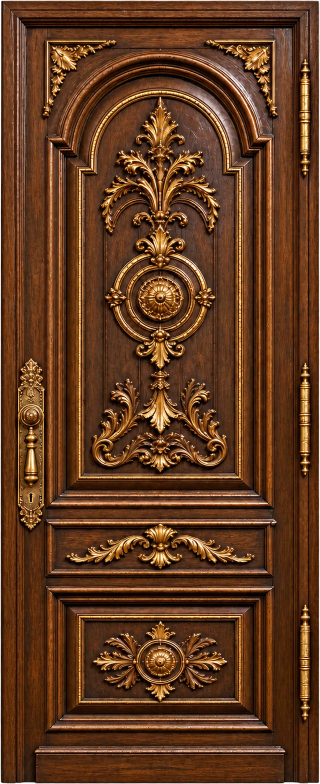
#> input picture assets/images/door-right-640w.webp, 640 x 1568 px (shown at 1/2 size)
$ python oil-paint.py ../assets/images/door-right-640w.webp
#> lines starting #> are read from the running program, lines starting #| are printed output that depends on the picture
#!/usr/bin/env python3
"""Doi RUOT ANH trong khung sang tranh son dau, giu nguyen khung va vien.

    python3 tools/oil-paint.py <file.webp> ...          # ghi ra ban -oil
    python3 tools/oil-paint.py --box <file.webp> ...    # chi ve o da do duoc

Anh tranh gom ba phan: vien ngoai trong suot, khung vang cham tro, va ruot anh
chup o giua. Chi ruot anh duoc doi; dat hieu ung len ca khung thi net cham tro
va chuyen sac vang se vo thanh dom mau.

Cach do o ruot: di tu tam ra bon phia, dung lai khi gap mot doan lien tuc mau
SANG VA NHAT (tam mat / vien trong cua khung). Tam mat luon nam giua khung va
ruot anh nen day la ranh gioi dang tin nhat ma khong can AI.
"""
import sys
from pathlib import Path
from PIL import Image, ImageChops, ImageDraw, ImageEnhance, ImageFilter


def photo_box(im: Image.Image):
    """Tra ve (l, t, r, b) cua ruot anh chup ben trong khung.

    Hai cach do truoc deu hong: di tu tam ra thi dung ngay giua bo hoa sang mau,
    con dem pixel "giong khung" thi san go va hoa hong am mau cung bi tinh la
    vang cua khung. Cach nay dem nguoc lai - chi dem pixel KHONG THE la khung:
    mau lanh, xanh la, hay gan den. Khung vang cham tro va tam mat khong bao gio
    sinh ra nhung mau do, nen do theo cot/hang thi phan khung ra dung 0.00 con
    ruot anh luon > 0 (do tren ca 28 buc). Cat theo phan tram khoi luong chu
    khong theo doan lien tuc: mot vet am mau vat ngang ruot anh se lam dut doan
    lien tuc, con cat theo khoi luong thi khong he hap gi.
    """
    rgb = im.convert('RGB')
    w, h = rgb.size
    px = rgb.load()
    alpha = im.convert('RGBA').getchannel('A').load()
    step = max(1, min(w, h) // 300)
    xs = range(0, w, step)
    ys = range(0, h, step)

    def alien(x, y):
        if alpha[x, y] < 200:
            return False                     # vien trong suot quanh khung
        r, g, b = px[x, y]
        mx, mn = max(r, g, b), min(r, g, b)
        sat = 0 if mx == 0 else (mx - mn) / mx
        if mx < 45 and sat < 0.55:
            return True                      # gan den: khung khong co vung nay
        if b > g + 6 or g > r + 6:
            return True                      # lanh / tim / xanh la
        return sat > 0.15 and not (r >= g >= b)   # am mau nhung sai thu tu vang

    cols = [sum(alien(x, y) for y in ys) for x in xs]
    rows = [sum(alien(x, y) for x in xs) for y in ys]

    def span(counts, size):
        total = sum(counts)
        if not total:
            return 0, size
        edge = total * 0.004      # bo 0.4% hai dau: vai pixel lac trong khung
        i, run = 0, 0
        while i < len(counts) - 1 and run + counts[i] <= edge:
            run += counts[i]
            i += 1
        j, run = len(counts) - 1, 0
        while j > i and run + counts[j] <= edge:
            run += counts[j]
            j -= 1
        return i * step, min(size, (j + 1) * step)

    l, r = span(cols, w)
    t, b = span(rows, h)
    return (l, t, r, b)


def canvas(size, scale=2):
    w, h = size
    small = Image.effect_noise((max(1, w // scale), max(1, h // scale)), 20).convert('L')
    return small.resize(size, Image.BILINEAR).filter(ImageFilter.GaussianBlur(0.4))


def oil(im: Image.Image, strength: float = 1.0) -> Image.Image:
    """Chi goi cho RUOT anh. Khong posterize: chuyen sac bi be thanh soc mau.

    Ruot anh o day nhieu khi la anh chup man hinh dien thoai: quet ModeFilter
    len thang thi chu tin nhan nhoe thanh vet. Nen sau khi quet ve, cho anh goc
    quay lai o nhung cho co NET MANH (chu, vien vat) qua mot mat na canh - mang
    mau phang van thanh ve son dau, con chu van doc duoc.
    """
    im = im.convert('RGB')
    n = max(3, int(min(im.size) * 0.014 * strength)) | 1
    strokes = im.filter(ImageFilter.ModeFilter(n))          # gom ve thanh mang mau
    strokes = strokes.filter(ImageFilter.ModeFilter(max(3, (n // 2) | 1)))
    strokes = strokes.filter(ImageFilter.MedianFilter(3))
    strokes = ImageChops.blend(strokes, strokes.filter(ImageFilter.SHARPEN), 0.35)

    keep = im.convert('L').filter(ImageFilter.FIND_EDGES)
    keep = keep.filter(ImageFilter.MaxFilter(5)).filter(ImageFilter.GaussianBlur(1.2))
    keep = keep.point(lambda v: min(255, int(v * 3.2)))
    out = Image.composite(im, strokes, keep)

    bump = canvas(im.size).filter(ImageFilter.EMBOSS).convert('RGB')
    out = ImageChops.blend(out, ImageChops.soft_light(out, bump), 0.5)
    weave = canvas(im.size, 1).convert('RGB')
    out = ImageChops.blend(out, ImageChops.overlay(out, weave), 0.10)
    return ImageEnhance.Color(out).enhance(0.95)


def main(argv):
    only_box = '--box' in argv
    for p in map(Path, [a for a in argv if not a.startswith('--')]):
        im = Image.open(p)
#> im is the input picture: PIL image 640x1568 RGBA; mean R, G, B, A 96, 56, 28.8, 250.8
        box = photo_box(im)
#> box = (42, 54, 622, 1558)
        if only_box:
            shot = im.convert('RGB')
            ImageDraw.Draw(shot).rectangle(box, outline=(255, 0, 0), width=4)
            out = p.with_name(p.stem + '-box.png')
            shot.save(out)
            print(f'{p.name}: o ruot {box} -> {out.name}')
            continue
        done = im.copy()
        done.paste(oil(im.crop(box)), box)
#> in oil, `im = im.convert('RGB')`:
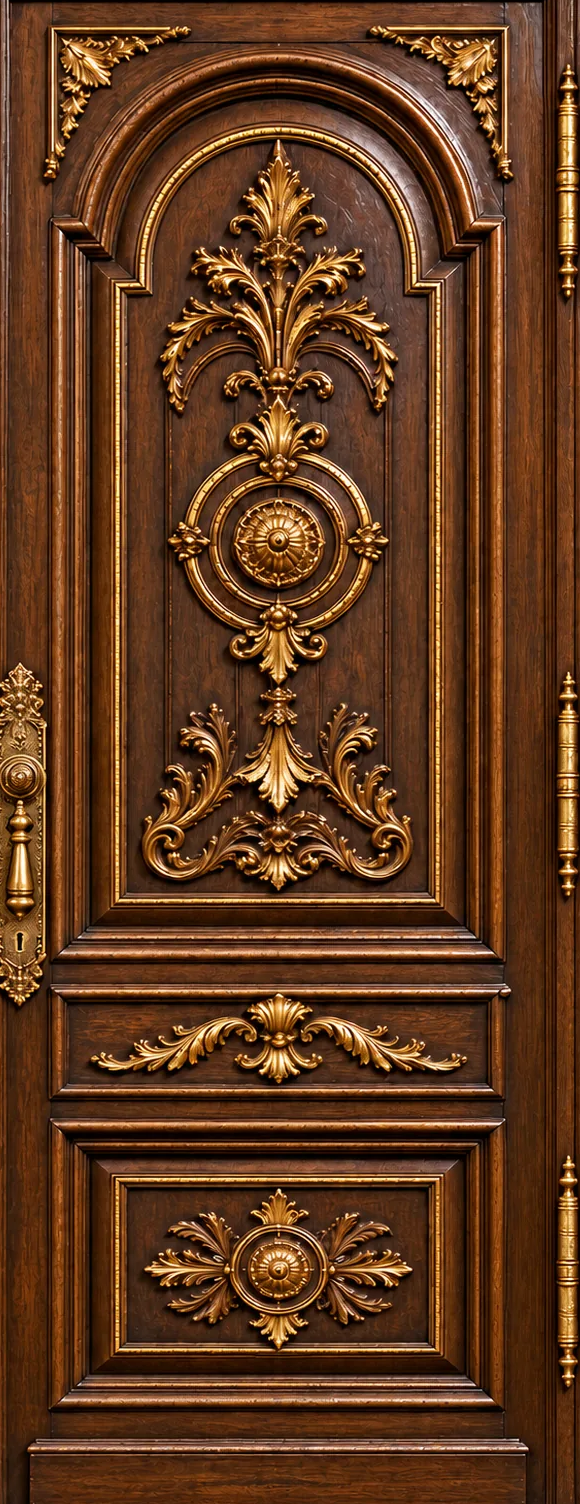
#> im: PIL image 580x1504 RGB; mean R, G, B 97.5, 57.8, 30.4
#> in oil, `strokes = strokes.filter(ImageFilter.ModeFilter(max(3, (n // 2) | 1)))`:
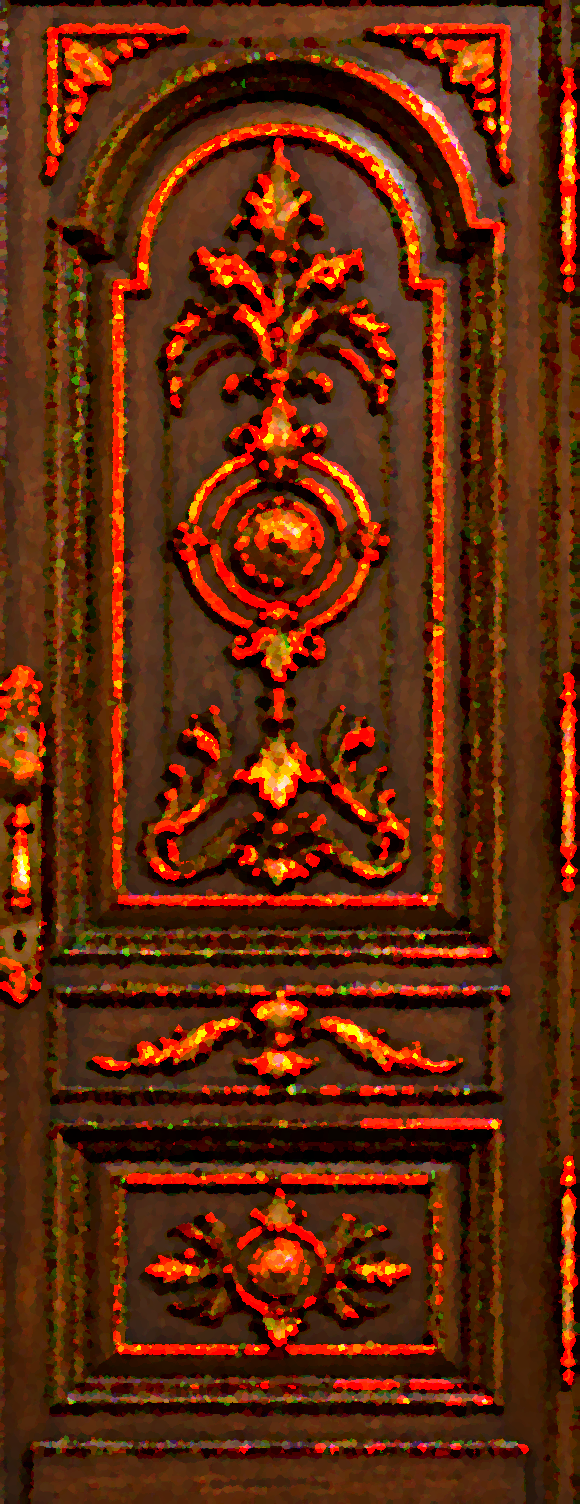
#> strokes: PIL image 580x1504 RGB; mean R, G, B 98, 41.1, 12.2
#> in oil, `keep = keep.filter(ImageFilter.MaxFilter(5)).filter(ImageFilter.Gaussi..`:
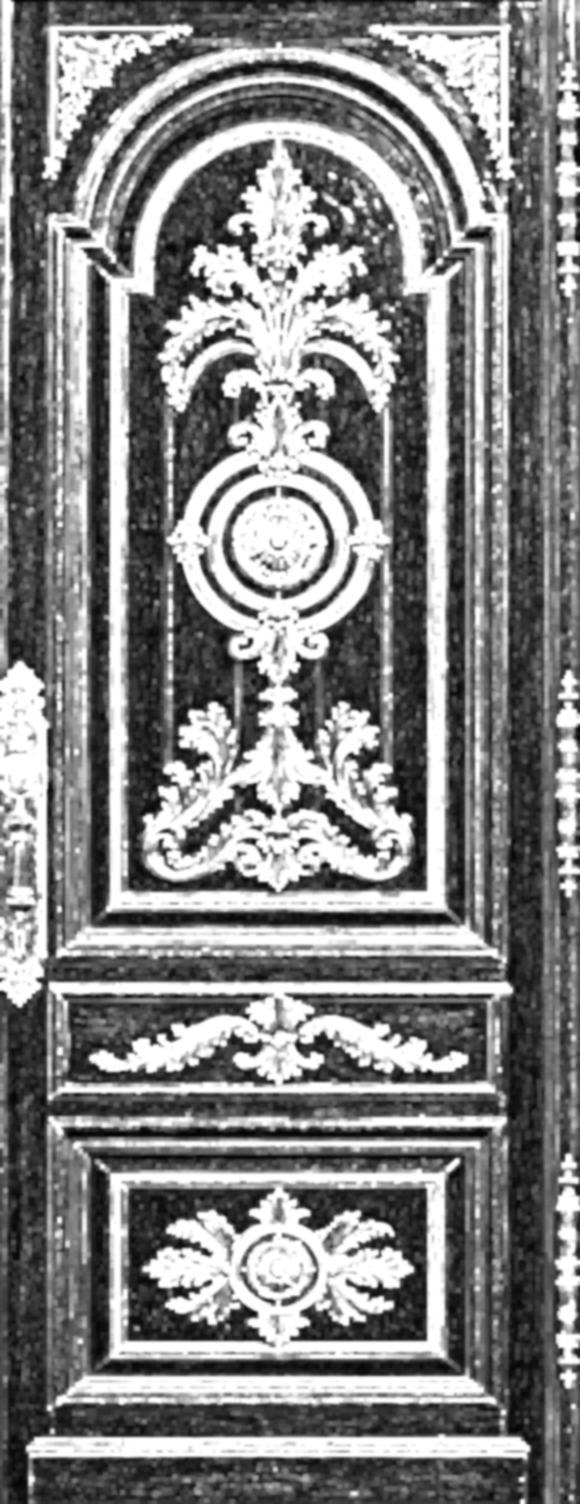
#> keep: PIL image 580x1504 L; min 2, max 255, mean 131
#> in oil, `keep = keep.point(lambda v: min(255, int(v * 3.2)))`:
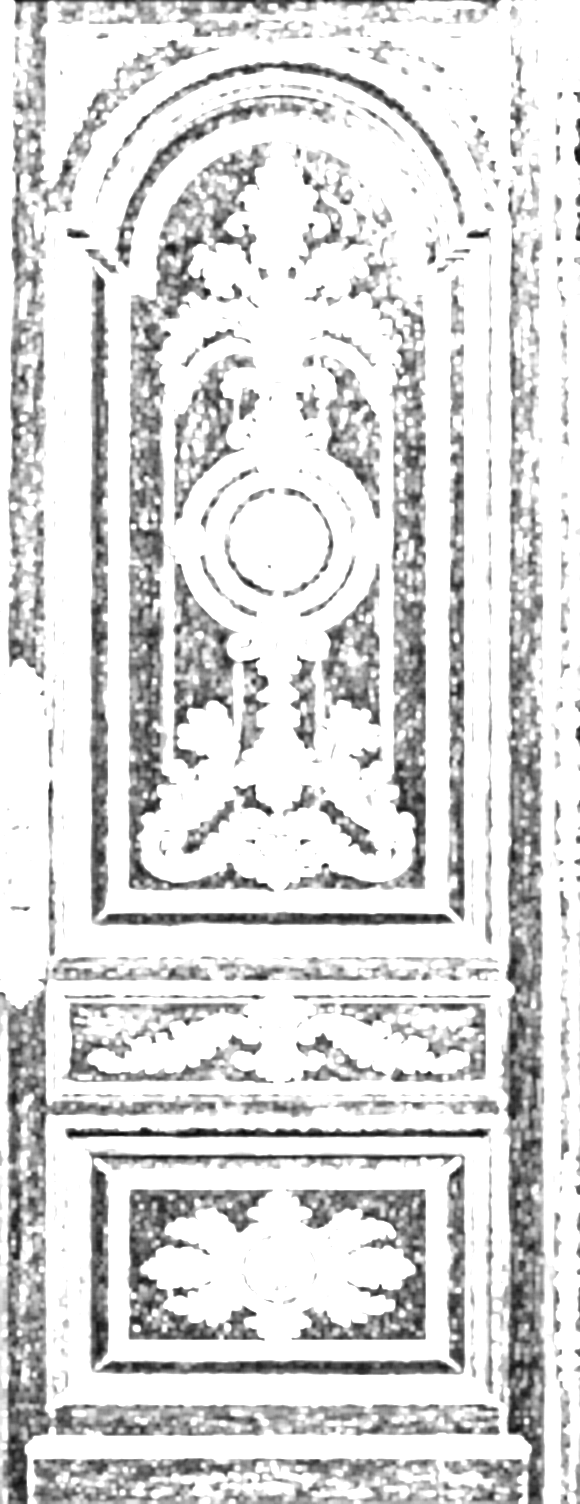
#> keep: PIL image 580x1504 L; min 6, max 255, mean 217.5
#> in oil, `bump = canvas(im.size).filter(ImageFilter.EMBOSS).convert('RGB')`:
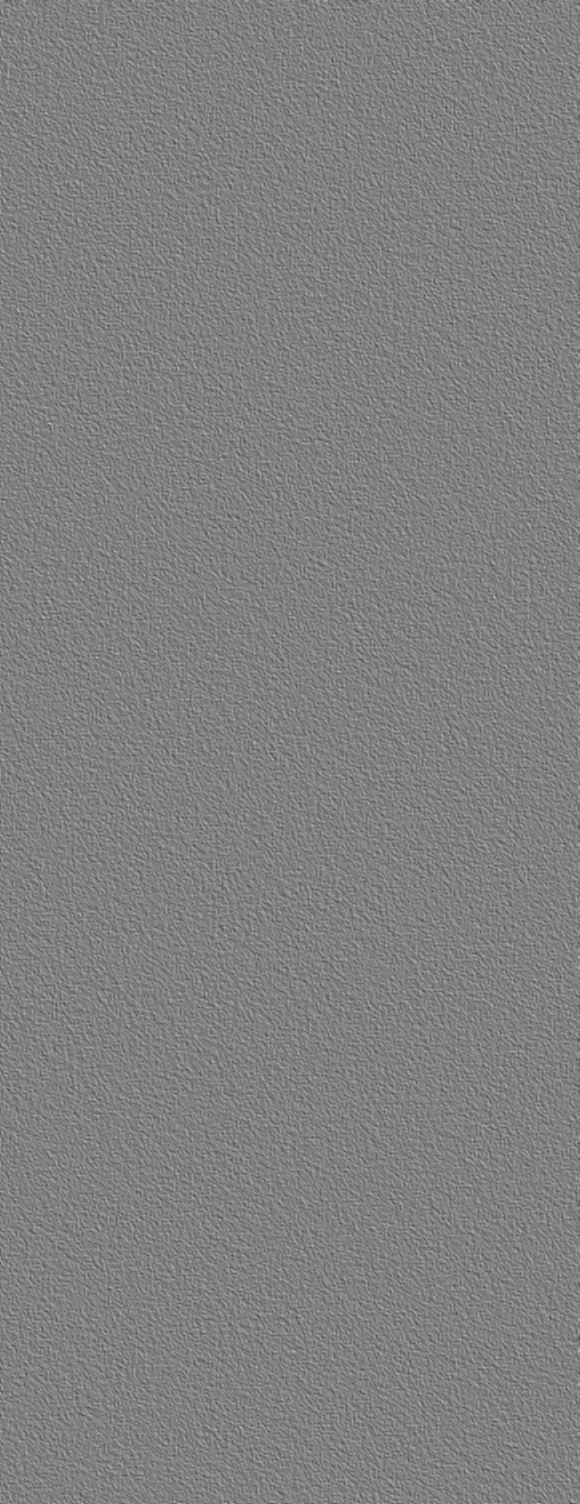
#> bump: PIL image 580x1504 RGB; min 64, max 190, mean 128
        out = p.with_name(p.stem + '-oil' + p.suffix)
        done.save(out, 'WEBP', quality=88, method=4,
                  **({'alpha_quality': 92} if im.mode in ('RGBA', 'LA') else {}))
        print(f'{p.name}: o ruot {box} -> {out.name}')
#| door-right-640w.webp: o ruot (42, 54, 622, 1558) -> door-right-640w-oil.webp


if __name__ == '__main__':
    main(sys.argv[1:] or sys.exit(__doc__))
